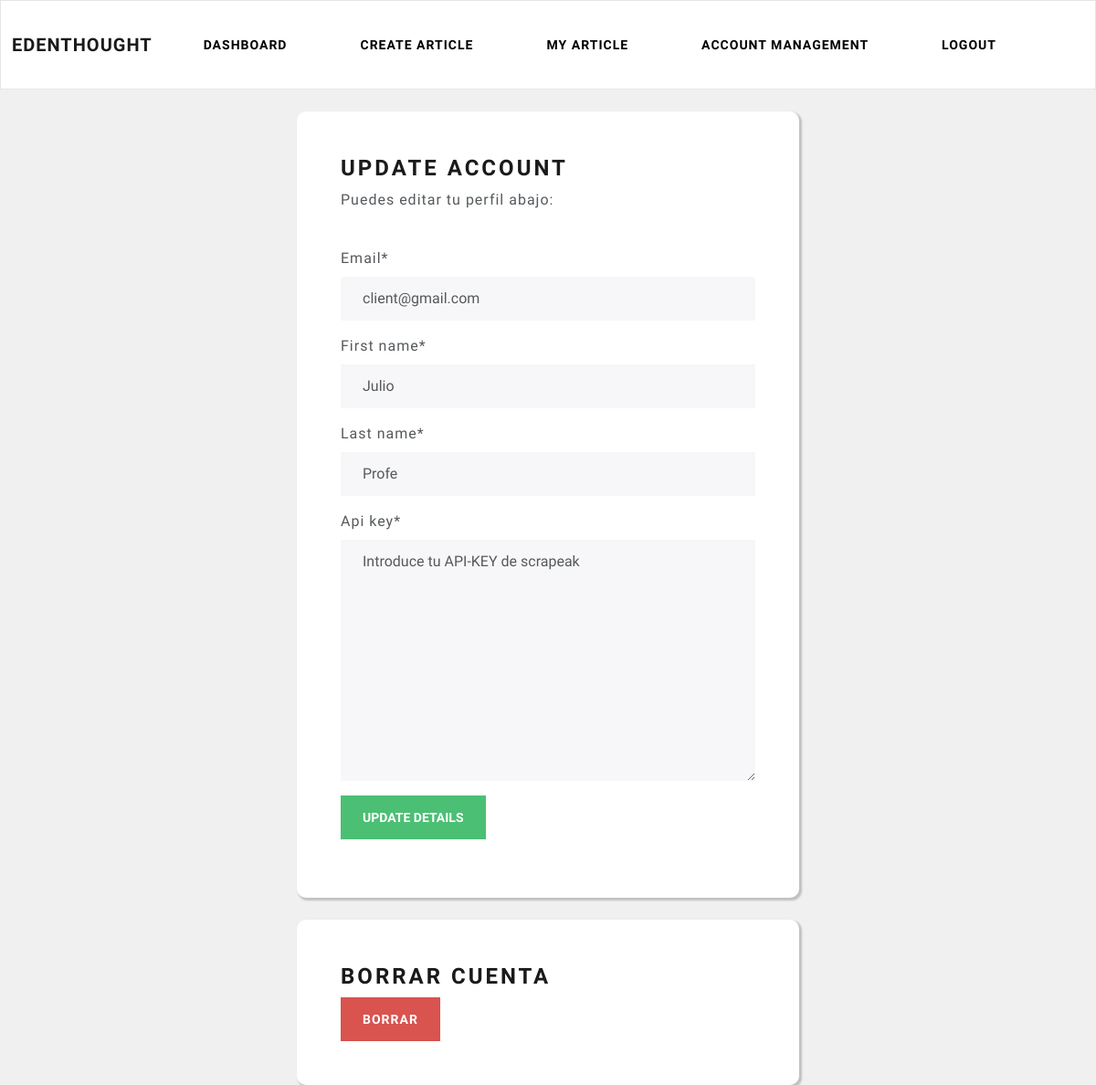
The page /writer/account-management (signed in) on the database as committed earlier.
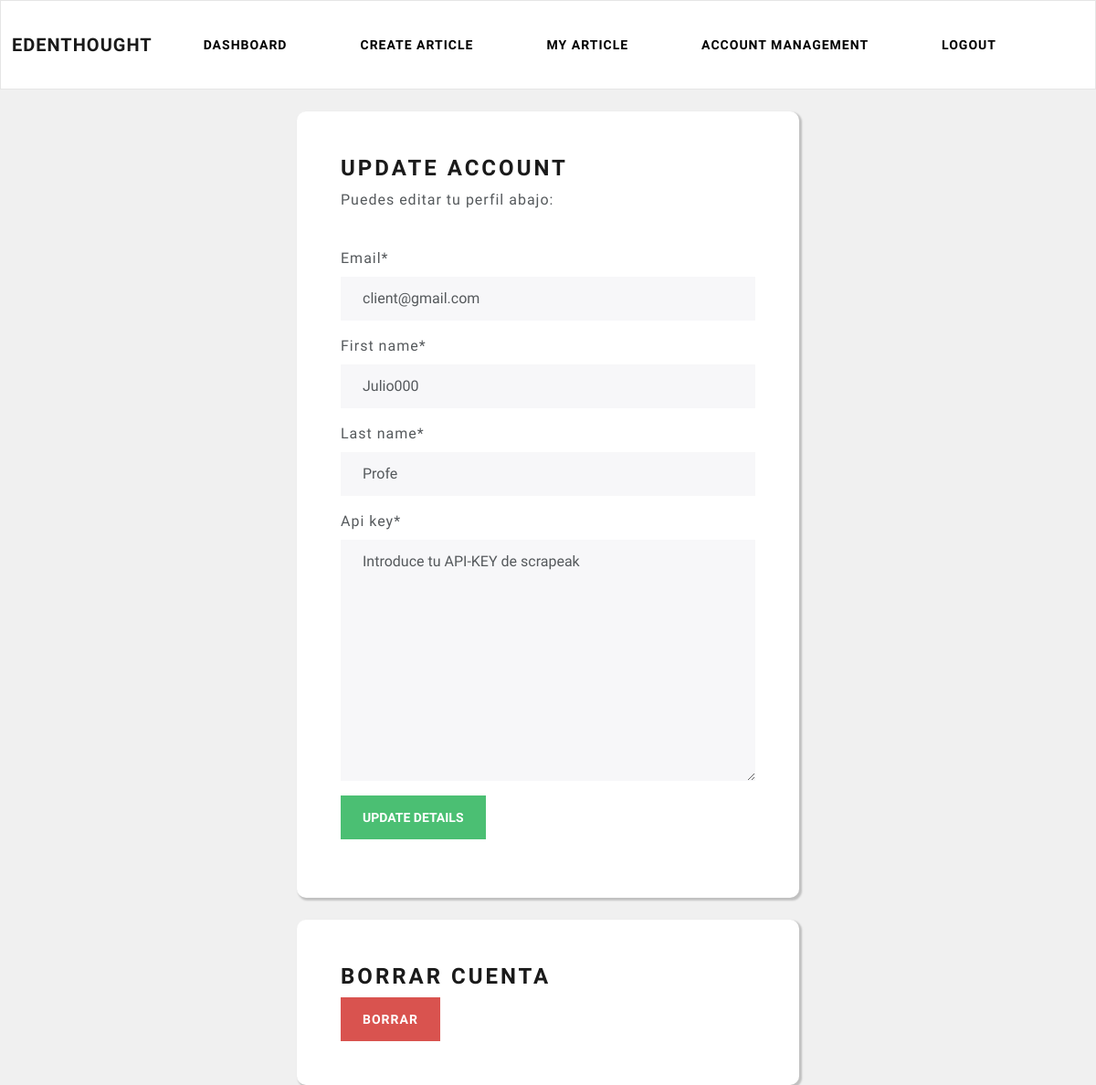
The same page on the database as committed later.
### account/models.py (models this page shows, shortened)
class CustomUser(AbstractBaseUser, PermissionsMixin):
    username=None
    email = models.EmailField(unique=True)
    first_name = models.CharField(max_length=80)
    last_name = models.CharField(max_length=135)
    is_active = models.BooleanField(default=True)
    is_staff = models.BooleanField(default=False)
    date_joined = models.DateTimeField(default=now)
    is_writer = models.BooleanField(default=True, verbose_name="Are you a writer?")
    api_key = models.TextField(default="Introduce tu API-KEY de scrapeak")
    USERNAME_FIELD = 'email'
    REQUIRED_FIELDS = []
    objects = CustomUserManager()

### writer/views.py (the view)
# urls.py: path('account-management', views.account_management, name="account-management"),
@login_required(login_url='my_login')
def account_management(request):
     form = UpdateUserForm(instance=request.user)
     if request.method == 'POST':
          form = UpdateUserForm(request.POST, instance=request.user)
          if form.is_valid():
               form.save()
               return redirect('writer-dashboard')
     context = {'UpdateUserForm':form}
     return render(request, 'writer/account-management.html', context)

### writer/forms.py
class UpdateUserForm(ModelForm):
    password = None
    class Meta:
        model=CustomUser
        fields= ['email','first_name','last_name', 'api_key']
        exclude= ['password1','password2']

### writer/templates/writer/account-management.html (shortened to what this page needs)
{% extends 'writer/navbar.html' %}
{% load crispy_forms_tags %}
{% block content %}
    <br>
    <div class="container bg-white shadow-md p-5 form-layout">
        <h3> Update account </h3>
        <p>Puedes editar tu perfil abajo: </p>
        <br>
        <form autocomplete="off" method="post">
            {{UpdateUserForm|crispy}}
            <input class="btn btn-success" type="submit" value="Update details"/>
        </form>
    </div>
    <br>
    <div class="container bg-white shadow-md p-5 form-layout">
        <h3>Borrar cuenta</h3>
        <a type="button" class="btn btn-danger" href="{% url 'delete-account' %}">Borrar</a>
    </div>
{% endblock %}

Rows that differ between the two databases and show on the page:
changed CustomUser "client@gmail.com": first_name "Julio" → "Julio000"
